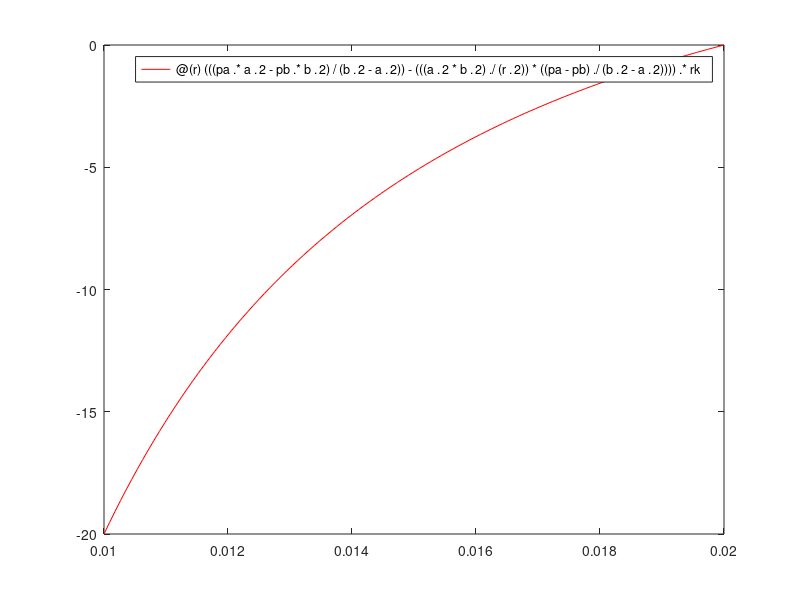

This figure's MATLAB source: (Note: this script raises an error after producing the figure.)
clc
format shortG
format loose
y=importdata("results/y.dat");
Sigma=importdata("results/Sigma.dat");
Imp_Data=importdata("files/mainData.dat");
Add_Data=importdata("files/addData.dat");
N=Add_Data(1);
a=Imp_Data(1,1);
b=Imp_Data(1,2);
pa=Imp_Data(2,1);
pb=Imp_Data(2,2);
E=Imp_Data(3,1);
nyu=Imp_Data(3,2);
uk=Imp_Data(4,1);
rk=Imp_Data(4,2);

y_an=@(r)(((1-2*nyu)*(  1+nyu)/E)*((pa*a^2-pb*b^2)/(b^2-a^2))*r+((1+nyu)/E)*((a^2+b^2)/r)*...
    ((pa-pb)/(b^2-a^2)))*uk;
SigmaR_an=@(r)(((pa.*a.^2-pb.*b.^2)/(b.^2-a.^2))-(((a.^2*b.^2)./(r.^2))*((pa-pb)./(b.^2-a.^2)))).*rk;
SigmaT_an=@(r)(((pa.*a.^2-pb.*b.^2)/(b.^2-a.^2))+(((a.^2*b.^2)./(r.^2))*((pa-pb)./(b.^2-a.^2)))).*rk;
r=linspace(a,b,10);

SR1_1=fplot(SigmaR_an,[a b],"r-");
set( SR1_1, 'LineWidth', 2 );
hold on
SR1_2=plot(r,Sigma(1:N/10:end,1),"bo");
set( SR1_2, 'LineWidth', 2 );
axis auto
l1=legend("Analytical","Numerical","Location","southeast");
%saveas(SR1_2,"SRW_Text/graphs/SigmaR.png");
hold on
SR2_1=fplot(SigmaT_an,[a b],"r-");
set( SR2_1, 'LineWidth', 2 );
hold on
SR2_2=scatter(r,Sigma(1:N/10:end,2));
set( SR2_2, 'LineWidth', 2 );
axis auto
l2=legend("Analytical","Numerical","Location","northeast");
%saveas(SR2_2,"SRW_Text/graphs/SigmaT.png");

